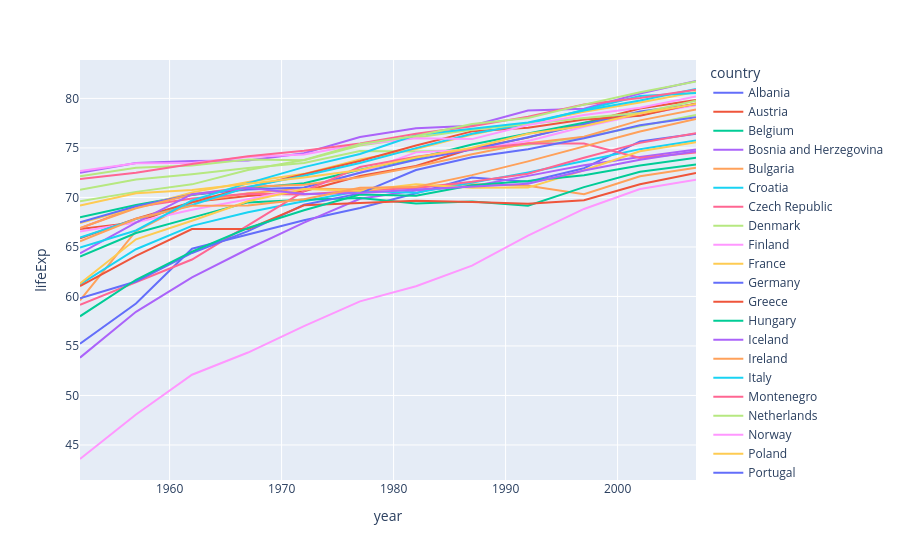

This figure's notebook cell:
### Code cell
df = px.data.gapminder().query("continent=='Europe'")
fig = px.line(df, x="year", y="lifeExp", color='country')
fig.show()

### Figure 1 — Plotly figure (JSON) as saved in the notebook; plotly's stock layout.template omitted (floating-point values rounded to 4 significant figures)
{"data": [{"hovertemplate": "country=Albania<br>year=%{x}<br>lifeExp=%{y}<extra></extra>", "legendgroup": "Albania", "line": {"color": "#636efa", "dash": "solid"}, "marker": {"symbol": "circle"}, "mode": "lines", "name": "Albania", "orientation": "v", "showlegend": true, "type": "scatter", "x": [1952, 1957, 1962, 1967, 1972, 1977, 1982, 1987, 1992, 1997, 2002, 2007], "xaxis": "x", "y": [55.23, 59.28, 64.82, 66.22, 67.69, 68.93, 70.42, 72.0, 71.58, 72.95, 75.65, 76.42], "yaxis": "y"}, {"hovertemplate": "country=Austria<br>year=%{x}<br>lifeExp=%{y}<extra></extra>", "legendgroup": "Austria", "line": {"color": "#EF553B", "dash": "solid"}, "marker": {"symbol": "circle"}, "mode": "lines", "name": "Austria", "orientation": "v", "showlegend": true, "type": "scatter", "x": [1952, 1957, 1962, 1967, 1972, 1977, 1982, 1987, 1992, 1997, 2002, 2007], "xaxis": "x", "y": [66.8, 67.48, 69.54, 70.14, 70.63, 72.17, 73.18, 74.94, 76.04, 77.51, 78.98, 79.83], "yaxis": "y"}, {"hovertemplate": "country=Belgium<br>year=%{x}<br>lifeExp=%{y}<extra></extra>", "legendgroup": "Belgium", "line": {"color": "#00cc96", "dash": "solid"}, "marker": {"symbol": "circle"}, "mode": "lines", "name": "Belgium", "orientation": "v", "showlegend": true, "type": "scatter", "x": [1952, 1957, 1962, 1967, 1972, 1977, 1982, 1987, 1992, 1997, 2002, 2007], "xaxis": "x", "y": [68.0, 69.24, 70.25, 70.94, 71.44, 72.8, 73.93, 75.35, 76.46, 77.53, 78.32, 79.44], "yaxis": "y"}, {"hovertemplate": "country=Bosnia and Herzegovina<br>year=%{x}<br>lifeExp=%{y}<extra></extra>", "legendgroup": "Bosnia and Herzegovina", "line": {"color": "#ab63fa", "dash": "solid"}, "marker": {"symbol": "circle"}, "mode": "lines", "name": "Bosnia and Herzegovina", "orientation": "v", "showlegend": true, "type": "scatter", "x": [1952, 1957, 1962, 1967, 1972, 1977, 1982, 1987, 1992, 1997, 2002, 2007], "xaxis": "x", "y": [53.82, 58.45, 61.93, 64.79, 67.45, 69.86, 70.69, 71.14, 72.18, 73.24, 74.09, 74.85], "yaxis": "y"}, {"hovertemplate": "country=Bulgaria<br>year=%{x}<br>lifeExp=%{y}<extra></extra>", "legendgroup": "Bulgaria", "line": {"color": "#FFA15A", "dash": "solid"}, "marker": {"symbol": "circle"}, "mode": "lines", "name": "Bulgaria", "orientation": "v", "showlegend": true, "type": "scatter", "x": [1952, 1957, 1962, 1967, 1972, 1977, 1982, 1987, 1992, 1997, 2002, 2007], "xaxis": "x", "y": [59.6, 66.61, 69.51, 70.42, 70.9, 70.81, 71.08, 71.34, 71.19, 70.32, 72.14, 73.0], "yaxis": "y"}, {"hovertemplate": "country=Croatia<br>year=%{x}<br>lifeExp=%{y}<extra></extra>", "legendgroup": "Croatia", "line": {"color": "#19d3f3", "dash": "solid"}, "marker": {"symbol": "circle"}, "mode": "lines", "name": "Croatia", "orientation": "v", "showlegend": true, "type": "scatter", "x": [1952, 1957, 1962, 1967, 1972, 1977, 1982, 1987, 1992, 1997, 2002, 2007], "xaxis": "x", "y": [61.21, 64.77, 67.13, 68.5, 69.61, 70.64, 70.46, 71.52, 72.53, 73.68, 74.88, 75.75], "yaxis": "y"}, {"hovertemplate": "country=Czech Republic<br>year=%{x}<br>lifeExp=%{y}<extra></extra>", "legendgroup": "Czech Republic", "line": {"color": "#FF6692", "dash": "solid"}, "marker": {"symbol": "circle"}, "mode": "lines", "name": "Czech Republic", "orientation": "v", "showlegend": true, "type": "scatter", "x": [1952, 1957, 1962, 1967, 1972, 1977, 1982, 1987, 1992, 1997, 2002, 2007], "xaxis": "x", "y": [66.87, 69.03, 69.9, 70.38, 70.29, 70.71, 70.96, 71.58, 72.4, 74.01, 75.51, 76.49], "yaxis": "y"}, {"hovertemplate": "country=Denmark<br>year=%{x}<br>lifeExp=%{y}<extra></extra>", "legendgroup": "Denmark", "line": {"color": "#B6E880", "dash": "solid"}, "marker": {"symbol": "circle"}, "mode": "lines", "name": "Denmark", "orientation": "v", "showlegend": true, "type": "scatter", "x": [1952, 1957, 1962, 1967, 1972, 1977, 1982, 1987, 1992, 1997, 2002, 2007], "xaxis": "x", "y": [70.78, 71.81, 72.35, 72.96, 73.47, 74.69, 74.63, 74.8, 75.33, 76.11, 77.18, 78.33], "yaxis": "y"}, {"hovertemplate": "country=Finland<br>year=%{x}<br>lifeExp=%{y}<extra></extra>", "legendgroup": "Finland", "line": {"color": "#FF97FF", "dash": "solid"}, "marker": {"symbol": "circle"}, "mode": "lines", "name": "Finland", "orientation": "v", "showlegend": true, "type": "scatter", "x": [1952, 1957, 1962, 1967, 1972, 1977, 1982, 1987, 1992, 1997, 2002, 2007], "xaxis": "x", "y": [66.55, 67.49, 68.75, 69.83, 70.87, 72.52, 74.55, 74.83, 75.7, 77.13, 78.37, 79.31], "yaxis": "y"}, {"hovertemplate": "country=France<br>year=%{x}<br>lifeExp=%{y}<extra></extra>", "legendgroup": "France", "line": {"color": "#FECB52", "dash": "solid"}, "marker": {"symbol": "circle"}, "mode": "lines", "name": "France", "orientation": "v", "showlegend": true, "type": "scatter", "x": [1952, 1957, 1962, 1967, 1972, 1977, 1982, 1987, 1992, 1997, 2002, 2007], "xaxis": "x", "y": [67.41, 68.93, 70.51, 71.55, 72.38, 73.83, 74.89, 76.34, 77.46, 78.64, 79.59, 80.66], "yaxis": "y"}, {"hovertemplate": "country=Germany<br>year=%{x}<br>lifeExp=%{y}<extra></extra>", "legendgroup": "Germany", "line": {"color": "#636efa", "dash": "solid"}, "marker": {"symbol": "circle"}, "mode": "lines", "name": "Germany", "orientation": "v", "showlegend": true, "type": "scatter", "x": [1952, 1957, 1962, 1967, 1972, 1977, 1982, 1987, 1992, 1997, 2002, 2007], "xaxis": "x", "y": [67.5, 69.1, 70.3, 70.8, 71.0, 72.5, 73.8, 74.85, 76.07, 77.34, 78.67, 79.41], "yaxis": "y"}, {"hovertemplate": "country=Greece<br>year=%{x}<br>lifeExp=%{y}<extra></extra>", "legendgroup": "Greece", "line": {"color": "#EF553B", "dash": "solid"}, "marker": {"symbol": "circle"}, "mode": "lines", "name": "Greece", "orientation": "v", "showlegend": true, "type": "scatter", "x": [1952, 1957, 1962, 1967, 1972, 1977, 1982, 1987, 1992, 1997, 2002, 2007], "xaxis": "x", "y": [65.86, 67.86, 69.51, 71.0, 72.34, 73.68, 75.24, 76.67, 77.03, 77.87, 78.26, 79.48], "yaxis": "y"}, {"hovertemplate": "country=Hungary<br>year=%{x}<br>lifeExp=%{y}<extra></extra>", "legendgroup": "Hungary", "line": {"color": "#00cc96", "dash": "solid"}, "marker": {"symbol": "circle"}, "mode": "lines", "name": "Hungary", "orientation": "v", "showlegend": true, "type": "scatter", "x": [1952, 1957, 1962, 1967, 1972, 1977, 1982, 1987, 1992, 1997, 2002, 2007], "xaxis": "x", "y": [64.03, 66.41, 67.96, 69.5, 69.76, 69.95, 69.39, 69.58, 69.17, 71.04, 72.59, 73.34], "yaxis": "y"}, {"hovertemplate": "country=Iceland<br>year=%{x}<br>lifeExp=%{y}<extra></extra>", "legendgroup": "Iceland", "line": {"color": "#ab63fa", "dash": "solid"}, "marker": {"symbol": "circle"}, "mode": "lines", "name": "Iceland", "orientation": "v", "showlegend": true, "type": "scatter", "x": [1952, 1957, 1962, 1967, 1972, 1977, 1982, 1987, 1992, 1997, 2002, 2007], "xaxis": "x", "y": [72.49, 73.47, 73.68, 73.73, 74.46, 76.11, 76.99, 77.23, 78.77, 78.95, 80.5, 81.76], "yaxis": "y"}, {"hovertemplate": "country=Ireland<br>year=%{x}<br>lifeExp=%{y}<extra></extra>", "legendgroup": "Ireland", "line": {"color": "#FFA15A", "dash": "solid"}, "marker": {"symbol": "circle"}, "mode": "lines", "name": "Ireland", "orientation": "v", "showlegend": true, "type": "scatter", "x": [1952, 1957, 1962, 1967, 1972, 1977, 1982, 1987, 1992, 1997, 2002, 2007], "xaxis": "x", "y": [66.91, 68.9, 70.29, 71.08, 71.28, 72.03, 73.1, 74.36, 75.47, 76.12, 77.78, 78.89], "yaxis": "y"}, {"hovertemplate": "country=Italy<br>year=%{x}<br>lifeExp=%{y}<extra></extra>", "legendgroup": "Italy", "line": {"color": "#19d3f3", "dash": "solid"}, "marker": {"symbol": "circle"}, "mode": "lines", "name": "Italy", "orientation": "v", "showlegend": true, "type": "scatter", "x": [1952, 1957, 1962, 1967, 1972, 1977, 1982, 1987, 1992, 1997, 2002, 2007], "xaxis": "x", "y": [65.94, 67.81, 69.24, 71.06, 72.19, 73.48, 74.98, 76.42, 77.44, 78.82, 80.24, 80.55], "yaxis": "y"}, {"hovertemplate": "country=Montenegro<br>year=%{x}<br>lifeExp=%{y}<extra></extra>", "legendgroup": "Montenegro", "line": {"color": "#FF6692", "dash": "solid"}, "marker": {"symbol": "circle"}, "mode": "lines", "name": "Montenegro", "orientation": "v", "showlegend": true, "type": "scatter", "x": [1952, 1957, 1962, 1967, 1972, 1977, 1982, 1987, 1992, 1997, 2002, 2007], "xaxis": "x", "y": [59.16, 61.45, 63.73, 67.18, 70.64, 73.07, 74.1, 74.86, 75.44, 75.44, 73.98, 74.54], "yaxis": "y"}, {"hovertemplate": "country=Netherlands<br>year=%{x}<br>lifeExp=%{y}<extra></extra>", "legendgroup": "Netherlands", "line": {"color": "#B6E880", "dash": "solid"}, "marker": {"symbol": "circle"}, "mode": "lines", "name": "Netherlands", "orientation": "v", "showlegend": true, "type": "scatter", "x": [1952, 1957, 1962, 1967, 1972, 1977, 1982, 1987, 1992, 1997, 2002, 2007], "xaxis": "x", "y": [72.13, 72.99, 73.23, 73.82, 73.75, 75.24, 76.05, 76.83, 77.42, 78.03, 78.53, 79.76], "yaxis": "y"}, {"hovertemplate": "country=Norway<br>year=%{x}<br>lifeExp=%{y}<extra></extra>", "legendgroup": "Norway", "line": {"color": "#FF97FF", "dash": "solid"}, "marker": {"symbol": "circle"}, "mode": "lines", "name": "Norway", "orientation": "v", "showlegend": true, "type": "scatter", "x": [1952, 1957, 1962, 1967, 1972, 1977, 1982, 1987, 1992, 1997, 2002, 2007], "xaxis": "x", "y": [72.67, 73.44, 73.47, 74.08, 74.34, 75.37, 75.97, 75.89, 77.32, 78.32, 79.05, 80.2], "yaxis": "y"}, {"hovertemplate": "country=Poland<br>year=%{x}<br>lifeExp=%{y}<extra></extra>", "legendgroup": "Poland", "line": {"color": "#FECB52", "dash": "solid"}, "marker": {"symbol": "circle"}, "mode": "lines", "name": "Poland", "orientation": "v", "showlegend": true, "type": "scatter", "x": [1952, 1957, 1962, 1967, 1972, 1977, 1982, 1987, 1992, 1997, 2002, 2007], "xaxis": "x", "y": [61.31, 65.77, 67.64, 69.61, 70.85, 70.67, 71.32, 70.98, 70.99, 72.75, 74.67, 75.56], "yaxis": "y"}, {"hovertemplate": "country=Portugal<br>year=%{x}<br>lifeExp=%{y}<extra></extra>", "legendgroup": "Portugal", "line": {"color": "#636efa", "dash": "solid"}, "marker": {"symbol": "circle"}, "mode": "lines", "name": "Portugal", "orientation": "v", "showlegend": true, "type": "scatter", "x": [1952, 1957, 1962, 1967, 1972, 1977, 1982, 1987, 1992, 1997, 2002, 2007], "xaxis": "x", "y": [59.82, 61.51, 64.39, 66.6, 69.26, 70.41, 72.77, 74.06, 74.86, 75.97, 77.29, 78.1], "yaxis": "y"}, {"hovertemplate": "country=Romania<br>year=%{x}<br>lifeExp=%{y}<extra></extra>", "legendgroup": "Romania", "line": {"color": "#EF553B", "dash": "solid"}, "marker": {"symbol": "circle"}, "mode": "lines", "name": "Romania", "orientation": "v", "showlegend": true, "type": "scatter", "x": [1952, 1957, 1962, 1967, 1972, 1977, 1982, 1987, 1992, 1997, 2002, 2007], "xaxis": "x", "y": [61.05, 64.1, 66.8, 66.8, 69.21, 69.46, 69.66, 69.53, 69.36, 69.72, 71.32, 72.48], "yaxis": "y"}, {"hovertemplate": "country=Serbia<br>year=%{x}<br>lifeExp=%{y}<extra></extra>", "legendgroup": "Serbia", "line": {"color": "#00cc96", "dash": "solid"}, "marker": {"symbol": "circle"}, "mode": "lines", "name": "Serbia", "orientation": "v", "showlegend": true, "type": "scatter", "x": [1952, 1957, 1962, 1967, 1972, 1977, 1982, 1987, 1992, 1997, 2002, 2007], "xaxis": "x", "y": [58.0, 61.69, 64.53, 66.91, 68.7, 70.3, 70.16, 71.22, 71.66, 72.23, 73.21, 74.0], "yaxis": "y"}, {"hovertemplate": "country=Slovak Republic<br>year=%{x}<br>lifeExp=%{y}<extra></extra>", "legendgroup": "Slovak Republic", "line": {"color": "#ab63fa", "dash": "solid"}, "marker": {"symbol": "circle"}, "mode": "lines", "name": "Slovak Republic", "orientation": "v", "showlegend": true, "type": "scatter", "x": [1952, 1957, 1962, 1967, 1972, 1977, 1982, 1987, 1992, 1997, 2002, 2007], "xaxis": "x", "y": [64.36, 67.45, 70.33, 70.98, 70.35, 70.45, 70.8, 71.08, 71.38, 72.71, 73.8, 74.66], "yaxis": "y"}, {"hovertemplate": "country=Slovenia<br>year=%{x}<br>lifeExp=%{y}<extra></extra>", "legendgroup": "Slovenia", "line": {"color": "#FFA15A", "dash": "solid"}, "marker": {"symbol": "circle"}, "mode": "lines", "name": "Slovenia", "orientation": "v", "showlegend": true, "type": "scatter", "x": [1952, 1957, 1962, 1967, 1972, 1977, 1982, 1987, 1992, 1997, 2002, 2007], "xaxis": "x", "y": [65.57, 67.85, 69.15, 69.18, 69.82, 70.97, 71.06, 72.25, 73.64, 75.13, 76.66, 77.93], "yaxis": "y"}, {"hovertemplate": "country=Spain<br>year=%{x}<br>lifeExp=%{y}<extra></extra>", "legendgroup": "Spain", "line": {"color": "#19d3f3", "dash": "solid"}, "marker": {"symbol": "circle"}, "mode": "lines", "name": "Spain", "orientation": "v", "showlegend": true, "type": "scatter", "x": [1952, 1957, 1962, 1967, 1972, 1977, 1982, 1987, 1992, 1997, 2002, 2007], "xaxis": "x", "y": [64.94, 66.66, 69.69, 71.44, 73.06, 74.39, 76.3, 76.9, 77.57, 78.77, 79.78, 80.94], "yaxis": "y"}, {"hovertemplate": "country=Sweden<br>year=%{x}<br>lifeExp=%{y}<extra></extra>", "legendgroup": "Sweden", "line": {"color": "#FF6692", "dash": "solid"}, "marker": {"symbol": "circle"}, "mode": "lines", "name": "Sweden", "orientation": "v", "showlegend": true, "type": "scatter", "x": [1952, 1957, 1962, 1967, 1972, 1977, 1982, 1987, 1992, 1997, 2002, 2007], "xaxis": "x", "y": [71.86, 72.49, 73.37, 74.16, 74.72, 75.44, 76.42, 77.19, 78.16, 79.39, 80.04, 80.88], "yaxis": "y"}, {"hovertemplate": "country=Switzerland<br>year=%{x}<br>lifeExp=%{y}<extra></extra>", "legendgroup": "Switzerland", "line": {"color": "#B6E880", "dash": "solid"}, "marker": {"symbol": "circle"}, "mode": "lines", "name": "Switzerland", "orientation": "v", "showlegend": true, "type": "scatter", "x": [1952, 1957, 1962, 1967, 1972, 1977, 1982, 1987, 1992, 1997, 2002, 2007], "xaxis": "x", "y": [69.62, 70.56, 71.32, 72.77, 73.78, 75.39, 76.21, 77.41, 78.03, 79.37, 80.62, 81.7], "yaxis": "y"}, {"hovertemplate": "country=Turkey<br>year=%{x}<br>lifeExp=%{y}<extra></extra>", "legendgroup": "Turkey", "line": {"color": "#FF97FF", "dash": "solid"}, "marker": {"symbol": "circle"}, "mode": "lines", "name": "Turkey", "orientation": "v", "showlegend": true, "type": "scatter", "x": [1952, 1957, 1962, 1967, 1972, 1977, 1982, 1987, 1992, 1997, 2002, 2007], "xaxis": "x", "y": [43.59, 48.08, 52.1, 54.34, 57.01, 59.51, 61.04, 63.11, 66.15, 68.83, 70.84, 71.78], "yaxis": "y"}, {"hovertemplate": "country=United Kingdom<br>year=%{x}<br>lifeExp=%{y}<extra></extra>", "legendgroup": "United Kingdom", "line": {"color": "#FECB52", "dash": "solid"}, "marker": {"symbol": "circle"}, "mode": "lines", "name": "United Kingdom", "orientation": "v", "showlegend": true, "type": "scatter", "x": [1952, 1957, 1962, 1967, 1972, 1977, 1982, 1987, 1992, 1997, 2002, 2007], "xaxis": "x", "y": [69.18, 70.42, 70.76, 71.36, 72.01, 72.76, 74.04, 75.01, 76.42, 77.22, 78.47, 79.42], "yaxis": "y"}], "layout": {"legend": {"title": {"text": "country"}, "tracegroupgap": 0}, "margin": {"t": 60}, "xaxis": {"anchor": "y", "domain": [0, 1], "title": {"text": "year"}}, "yaxis": {"anchor": "x", "domain": [0, 1], "title": {"text": "lifeExp"}}}}
